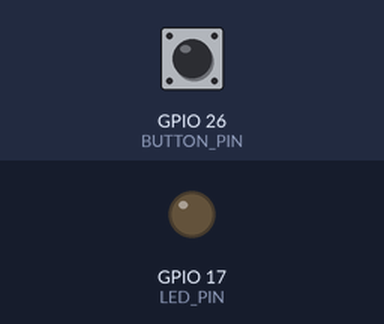
Bench run of a program on a simulated Raspberry Pi (BCM pin numbers). On the bench: output pins drawn as LEDs (lit = HIGH). Inputs (shaded band) come from the test bench; at power-on: GPIO 26 (BUTTON_PIN) LOW.

Above: at 1.2 s.
1.3 s: GPIO 26 (BUTTON_PIN) pulled HIGH for 0.15 s
At 1.37 s:
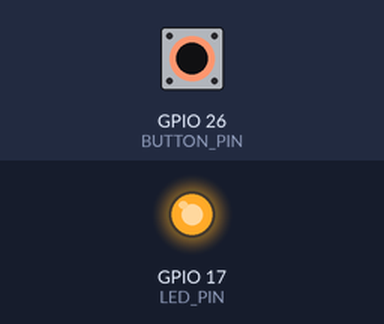
2.9 s: GPIO 26 (BUTTON_PIN) pulled HIGH for 3.2 s
At 7.2 s:
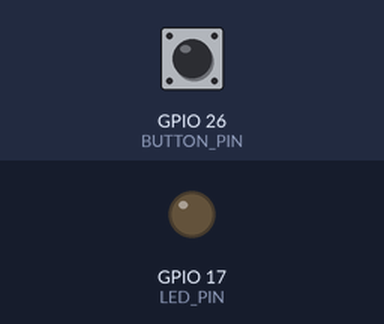
Timing chart, 0 to 8.7 s (numbered marks = the images above; inputs shaded):
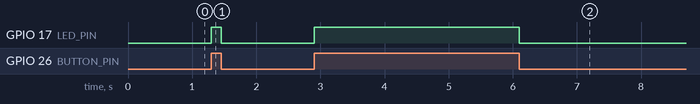

The program:

button_and_led.py
```python
import RPi.GPIO as GPIO
import time

BUTTON_PIN = 26
LED_PIN = 17

GPIO.setmode(GPIO.BCM)

GPIO.setup(BUTTON_PIN, GPIO.IN)
GPIO.setup(LED_PIN, GPIO.OUT)

while True:
    state = GPIO.input(BUTTON_PIN)

    if state == 1:
        GPIO.output(LED_PIN, GPIO.HIGH)
    else:
        GPIO.output(LED_PIN, GPIO.LOW)

GPIO.cleanup()
```

Measured:
- after the input at 1.3 s, GPIO 17 (LED_PIN): LOW → HIGH at once, → LOW 0.15 s later
- after the input at 2.9 s, GPIO 17 (LED_PIN): LOW → HIGH at once, → LOW 3.2 s later
